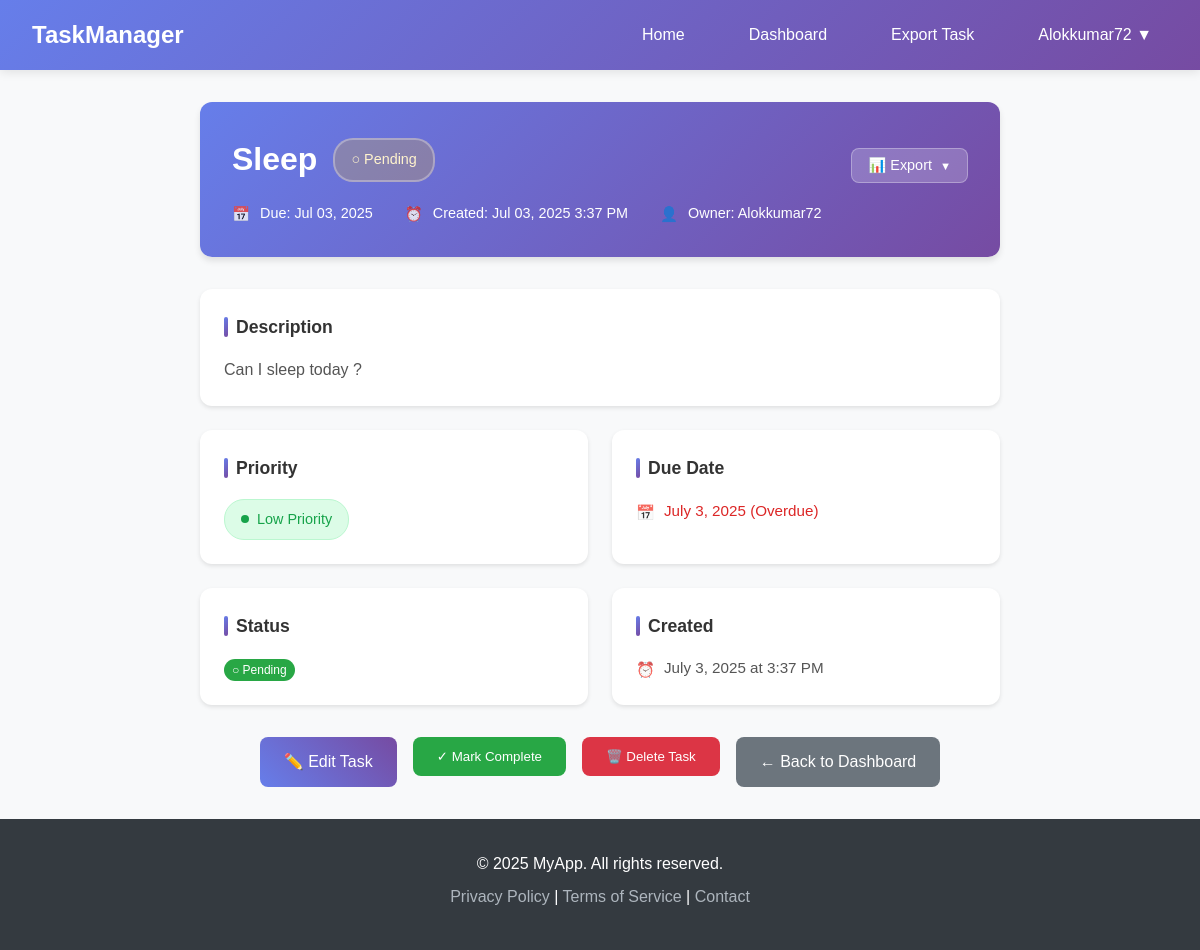
The app's page /doorway/detail/3/ (signed in) with its own data.
### doorway/models.py (models this page shows, shortened)
class Task(models.Model):
    PRIORITY_CHOICES = [
        ('Low', 'Low'),
        ('Medium', 'Medium'),
        ('High', 'High'),
    ]
    user = models.ForeignKey(User, on_delete=models.CASCADE, related_name='tasks', help_text="The user this task belongs to.")
    title = models.CharField(max_length=200, help_text="A short title for the task.")
    description = models.TextField(blank=True, help_text="Optional description of the task.")
    due_date = models.DateField(default=date.today, help_text="Select the due date for the task.")
    priority = models.CharField(max_length=10, choices=PRIORITY_CHOICES, default='Medium',help_text="Set the task priority: Low, Medium, or High.")
    is_completed = models.BooleanField(default=False, help_text="Mark as completed if the task is done.")
    created_at = models.DateTimeField(auto_now_add=True, help_text="Date and time when the task was created.")

### doorway/views.py (the view)
# urls.py: path('detail/<int:task_id>/', views.task_detail, name='task_detail'),
@login_required
def task_detail(request, task_id):
    task = get_object_or_404(Task, id=task_id, user=request.user)
    is_overdue = not task.is_completed and task.due_date < date.today()
    context = {
        'task': task,
        'is_overdue': is_overdue,
        'today': date.today(),
    }
    return render(request, 'doorway/task_detail.html', context)

### doorway/templates/doorway/task_detail.html (shortened to what this page needs)
{% extends 'doorway/base.html' %}
{% block content %}
<div class="task-detail-container">
    <div class="task-detail-header">
        <div class="task-detail-title">
            <div class="task-title-main">
                {{ task.title }}
                <span class="task-status-badge {% if task.is_completed %}status-completed{% else %}status-pending{% endif %}">
                    {% if task.is_completed %}✓ Completed{% else %}○ Pending{% endif %}
                </span>
            </div>
            <div class="task-export-options">
                <div class="export-dropdown">
                    <button class="export-btn" onclick="toggleExportDropdown()">
                        📊 Export <span style="font-size: 0.7rem;">▼</span>
                    </button>
                </div>
            </div>
        </div>
        <div class="task-detail-meta">
            <div class="meta-item">
                <span class="meta-icon">📅</span>
                <span>Due: {{ task.due_date|date:"M d, Y" }}</span>
            </div>
            <div class="meta-item">
                <span class="meta-icon">⏰</span>
                <span>Created: {{ task.created_at|date:"M d, Y g:i A" }}</span>
            </div>
            <div class="meta-item">
                <span class="meta-icon">👤</span>
                <span>Owner: {{ task.user.username }}</span>
            </div>
        </div>
    </div>
    <div class="task-detail-content">
        <div class="detail-card description-card">
            <h3>Description</h3>
            <div class="detail-value">
                {% if task.description %}
                    <div class="description-text">{{ task.description }}</div>
                {% else %}
                    <div class="empty-description">No description provided</div>
                {% endif %}
            </div>
        </div>
        <div class="detail-card">
            <h3>Priority</h3>
            <div class="detail-value">
                <span class="priority-indicator priority-{{ task.priority|lower }}">
                    <span class="priority-dot"></span>
                    {{ task.priority }} Priority
                </span>
            </div>
        </div>
        <div class="detail-card">
            <h3>Due Date</h3>
            <div class="detail-value">
                <div class="date-info">
                    <span class="meta-icon">📅</span>
                    <span class="{% if task.due_date < today and not task.is_completed %}date-overdue{% elif task.due_date == today %}date-today{% else %}date-future{% endif %}">
                        {{ task.due_date|date:"F j, Y" }}
                        {% if task.due_date < today and not task.is_completed %}
                            (Overdue)
                        {% elif task.due_date == today %}
                            (Due Today)
                        {% else %}
                            ({{ task.due_date|timeuntil }} remaining)
                        {% endif %}
                    </span>
                </div>
            </div>
        </div>
        <div class="detail-card">
            <h3>Status</h3>
            <div class="detail-value">
                {% if task.is_completed %}
                    <span class="badge badge-completed">✓ Completed</span>
                {% else %}
                    <span class="badge badge-{{ task.priority|lower }}">○ Pending</span>
                {% endif %}
            </div>
        </div>
        <div class="detail-card">
            <h3>Created</h3>
            <div class="detail-value">
                <div class="date-info">
                    <span class="meta-icon">⏰</span>
                    <span>{{ task.created_at|date:"F j, Y \a\t g:i A" }}</span>
                </div>
            </div>
        </div>
    </div>
    <div class="action-buttons">
        <a href="{% url 'doorway:update_task' task.id %}" class="btn-edit">
            ✏️ Edit Task
        </a>
        <form method="post" action="{% url 'doorway:toggle_task_completion' task.id %}" style="display: inline;">
            <button type="submit" class="btn-toggle {% if task.is_completed %}mark-incomplete{% endif %}">
                {% if task.is_completed %}
                    ↶ Mark Incomplete
                {% else %}
                    ✓ Mark Complete
                {% endif %}
            </button>
        </form>
        <form method="post" action="{% url 'doorway:delete_task' task.id %}" style="display: inline;" onsubmit="return confirm('Are you sure you want to delete this task?')">
            <button type="submit" class="btn-delete">
                🗑️ Delete Task
            </button>
        </form>
        <a href="{% url 'doorway:dashboard' %}" class="btn-back">
            ← Back to Dashboard
        </a>
    </div>
</div>
{% endblock %}

### doorway/templates/doorway/base.html (shortened to what this page needs)
<!DOCTYPE html>
<html lang="en">
<head>
</head>
<body>
    <header class="header">
        <nav class="navbar">
            <a href="{% url 'doorway:home' %}" class="logo">TaskManager</a>
            <ul class="nav-links">
                <li><a href="{% url 'doorway:home' %}" class="{% if request.resolver_match.url_name == 'home' %}active{% endif %}">Home</a></li>
                {% if user.is_authenticated %}
                    <li><a href="{% url 'doorway:dashboard' %}" class="{% if request.resolver_match.url_name == 'dashboard' %}active{% endif %}">Dashboard</a></li>
                    <li><a href="{% url 'doorway:export_options' %}" class="{% if request.resolver_match.url_name == 'export_options' %}active{% endif %}">Export Task</a></li>
                    <li class="user-menu">
                        <a href="#" class="user-link">{{ user.username }} ▼</a>
                    </li>
                {% else %}
                    <li><a href="{% url 'login' %}" class="{% if request.resolver_match.url_name == 'login' %}active{% endif %}">Login</a></li>
                    <li><a href="{% url 'doorway:signup' %}" class="{% if request.resolver_match.url_name == 'signup' %}active{% endif %}">Sign Up</a></li>
                {% endif %}
            </ul>
        </nav>
    </header>
    <main class="main-content">
        <div class="container">
            {% block content %}{% endblock %}
        </div>
    </main>
    <footer class="footer">
        <div class="container">
            <p>&copy; 2025 MyApp. All rights reserved.</p>
            <p>
                <a href="#">Privacy Policy</a> |
                <a href="#">Terms of Service</a> |
                <a href="#">Contact</a>
            </p>
        </div>
    </footer>
</body>
</html>

### doorway/templates/doorway/base.html (style rules this page uses)
* { margin: 0; padding: 0; box-sizing: border-box; }
body { font-family: 'Arial', sans-serif; line-height: 1.6; color: #333; background-color: #f8f9fa; }
.header { background: linear-gradient(135deg, #667eea 0%, #764ba2 100%); box-shadow: 0 2px 10px rgba(0, 0, 0, 0.1); position: sticky; top: 0; z-index: 1000; }
.navbar { display: flex; justify-content: space-between; align-items: center; padding: 1rem 2rem; max-width: 1200px; margin: 0 auto; }
.logo { font-size: 1.5rem; font-weight: bold; color: white; text-decoration: none; transition: color 0.3s ease; }
.nav-links { display: flex; list-style: none; gap: 2rem; }
.nav-links a { color: white; text-decoration: none; padding: 0.5rem 1rem; border-radius: 4px; transition: all 0.3s ease; font-weight: 500; }
.user-menu { position: relative; }
.main-content { min-height: calc(100vh - 140px); padding: 2rem 0; }
.container { max-width: 1200px; margin: 0 auto; padding: 0 1rem; }
.footer { background-color: #343a40; color: white; text-align: center; padding: 2rem 0; margin-top: auto; }
.footer p { margin-bottom: 0.5rem; }
.footer a { color: #adb5bd; text-decoration: none; }
.badge { padding: 0.25rem 0.5rem; border-radius: 12px; font-size: 0.75rem; font-weight: 500; color: white; }
.badge-low { background: #28a745; }

### records on screen
Task: title "Sleep", due_date "Jul 03, 2025", created_at "Jul 03, 2025 3:37 PM", user.username "Alokkumar72", description "Can I sleep today ?", priority "Low", due_date "July 3, 2025", created_at "July 3, 2025 at 3:37 PM"

### other values on screen
{{ user.username }} "Alokkumar72"
